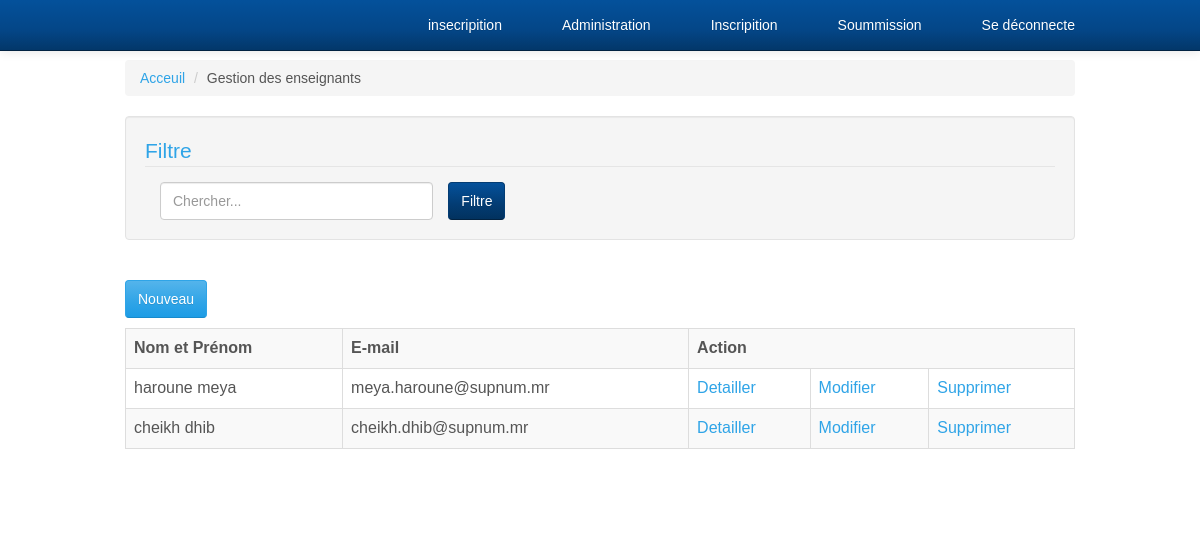
Screenshot of /admin/enseignant.php (signed in) with the database file from the repository.
### tables this page shows
CREATE TABLE `enseignant` (
  `id_ens` int(10) PRIMARY KEY AUTO_INCREMENT ,
  `nom` varchar(60) DEFAULT NULL,
  `prenom` varchar(60) DEFAULT NULL,
  `Date_naiss` date DEFAULT NULL,
  `lieu_naiss` varchar(30) DEFAULT NULL,
  `email` varchar(100) DEFAULT NULL,
  `diplome` varchar(20) DEFAULT NULL,
  `grade` varchar(20) DEFAULT NULL,
  `id_role` int(11) NOT NULL,
  `id_sous` int(10) DEFAULT NULL,
  FOREIGN KEY (id_role) REFERENCES role(id_role),
  FOREIGN KEY (id_sous) REFERENCES soumission(id_sous)
);

### admin/enseignant.php (the view, shortened to what this page needs)
<?php
include "../nav_bar.php";
?>
<div class="container">
    <div class="row">
        <div class="col-lg-12">
            <ol class="breadcrumb">
                <li><a href="acceuil.php">Acceuil</a>
                </li>
                <li>Gestion des enseignants</li>
            </ol>
        </div>
    </div>
    <div class="row">
        <div class="col-lg-12">
            <div class="well">
                    <fieldset class="fsStyle">
                        <legend class="legendStyle">
                            <a data-toggle="collapse" data-target="#demo" href="#">Filtre</a>
                        </legend>
                        <div class="collapse in" id="demo">
                            <div class="search-box">
                                <div class="form-group">
                                    <div class="col-md-4 col-sm-3">
                                        <input type="text" name="search" value="" class="search-text form-control" placeholder="Chercher..." />
                                    </div>
                                </div>
                                <button type="submit" class="btn btn-info">Filtre</button>
                            </div>
                        </div>
                    </fieldset>
            </div>
        </div>
    </div>
    <br>
    <p>
        <a href="ajouter_enseignant.php" class = "btn btn-primary" >Nouveau</a>
    </p>
    <div style="overflow-x:auto;">
        <table class="table table-striped table-bordered">
                <tr>
                    <th>Nom et Prénom</th>
                    <th>E-mail</th>
                    <th colspan="3">Action</th>
                </tr>
            <?php
                    include_once "../connexion.php";
                     $req1 = "SELECT * FROM enseignant;";
                    $req = mysqli_query($conn , $req1);
                    if(mysqli_num_rows($req) == 0){
                        echo "Il n'y a pas encore des enseignant ajouter !" ;
                    }else {
                        while($row=mysqli_fetch_assoc($req)){
                            ?>
                           <tr>
                            <td><?=$row['nom']?>
                                <?=$row['prenom']?></td>
                                <td><?=$row['email']?></td>
                                <td><a href="detail_enseignant.php?id_ens=<?=$row['id_ens']?>">Detailler</a></td>
                                <td><a href="modifier_enseignant.php?id_ens=<?=$row['id_ens']?>">Modifier</a></td>
                                <td><a href="supprimer_enseignant.php?id_ens=<?=$row['id_ens']?>"onclick="return confirm(`voulez-vous vraiment supprimé ce enseignant ?`)">Supprimer</a></td>
                            </tr>
                            <?php
                        }
                    }
                        ?>
        </table>
    </div>
</div>
</body>
</html>

### admin/CSS/modern-business.css (style rules this page uses)
﻿ html, body { height: 100%; }
body { padding-top: 50px; }

### admin/CSS/style.css (style rules this page uses)
body { margin: 0; padding: 0; font-family:Arial, Helvetica, sans-serif; }

### rows the page displays
enseignant: nom "haroune", prenom "meya", email "meya.haroune@supnum.mr"
enseignant: nom "cheikh", prenom "dhib", email "cheikh.dhib@supnum.mr"
